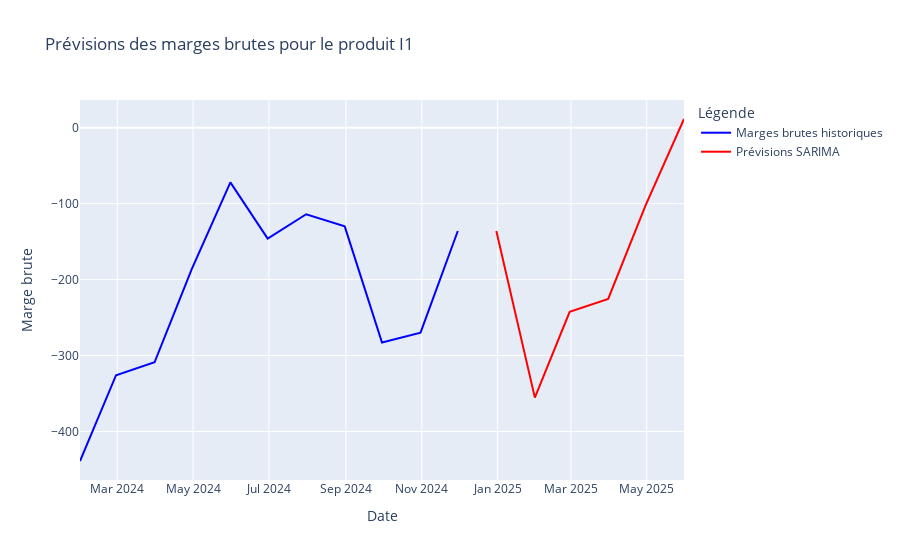
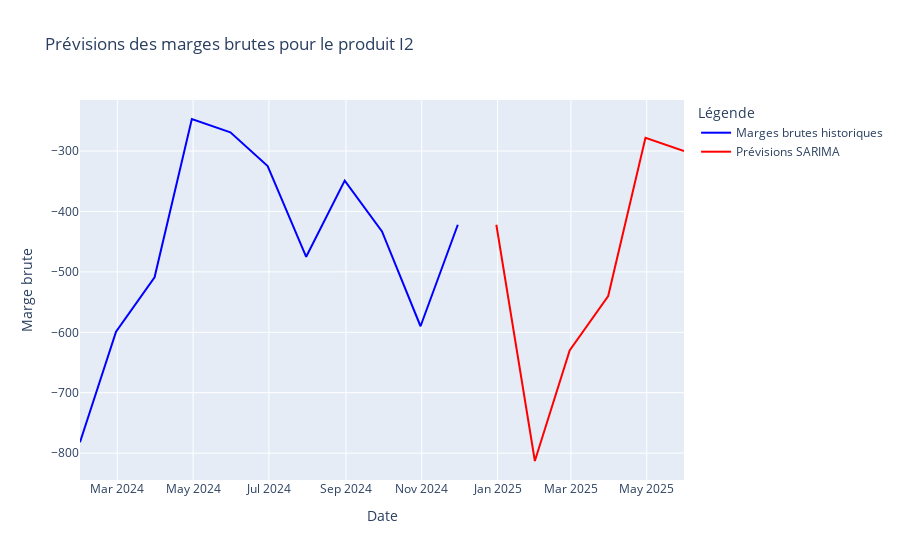
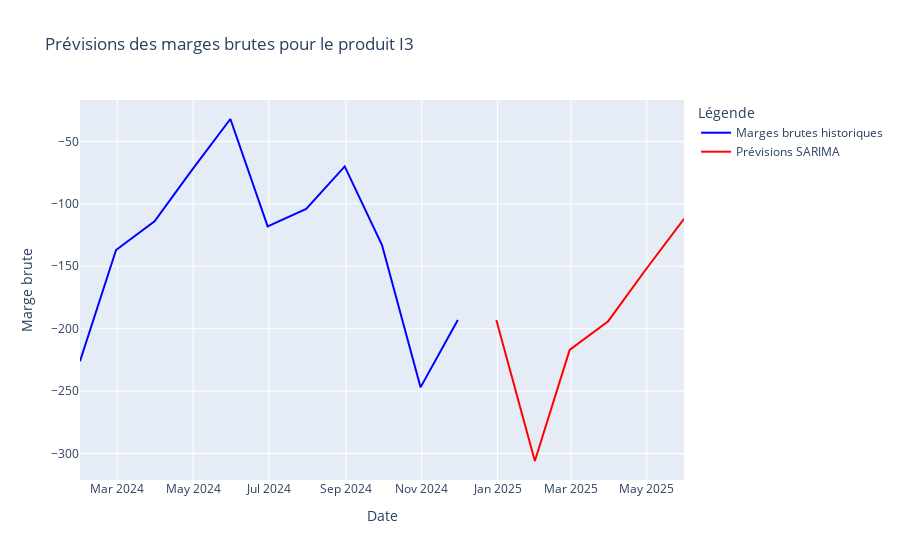
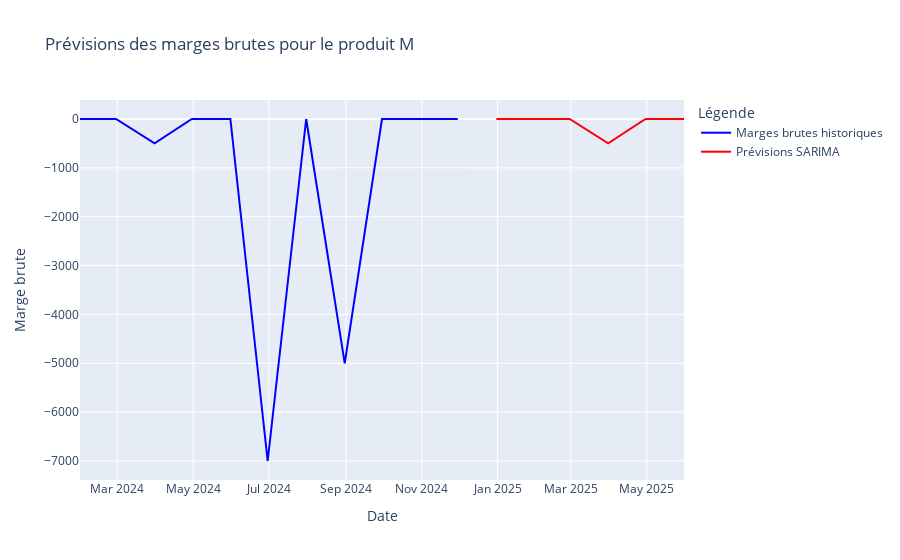

These figures' notebook cell, in order:
### Code cell
import statsmodels.api as sm
import matplotlib.pyplot as plt
from PIL import Image
import io

def product_future_prediciton(df):
    df['date'] = pd.to_datetime(df['date'])

    df['revenue'] = df['price_unit'] * df['qts']
    df['cost_of_goods_sold'] = df['cout_achat'] * df['qts']
    df['gross_margin'] = df['revenue'] - df['cost_of_goods_sold']
    df['net_profit'] = df['revenue'] - df['cost_of_goods_sold']

    grouped_df = df.groupby(['type', pd.Grouper(key='date', freq='M')]).agg({
        'price_unit': 'sum',
        'cout_achat': 'sum',
        'qts': 'sum',
        'revenue': 'sum',
        'cost_of_goods_sold': 'sum',
        'gross_margin': 'sum',
        'net_profit': 'sum'
    }).reset_index()
    
    start_date = df['date'].min()
    end_date = df['date'].max()

    all_dates = pd.date_range(start=start_date, end=end_date, freq='M')
    all_products = df['type'].unique()
    all_combinations = pd.MultiIndex.from_product([all_products, all_dates], names=['type', 'date'])

    full_df = pd.DataFrame(index=all_combinations).reset_index()

    merged_df = full_df.merge(grouped_df, on=['type', 'date'], how='left')

    merged_df['price_unit'] = merged_df['price_unit'].fillna(0)
    merged_df['cout_achat'] = merged_df['cout_achat'].fillna(0)
    merged_df['qts'] = merged_df['qts'].fillna(0)
    merged_df['revenue'] = merged_df['revenue'].fillna(0)
    merged_df['cost_of_goods_sold'] = merged_df['cost_of_goods_sold'].fillna(0)
    merged_df['gross_margin'] = merged_df['gross_margin'].fillna(0)
    merged_df['net_profit'] = merged_df['net_profit'].fillna(0)
    
    monthly_margins = merged_df.groupby(['type', 'date'])['gross_margin'].sum().reset_index()

    sarima_predictions = {}
    for type, product_data in monthly_margins.groupby('type'):
        forecast = sarima_forecast(product_data)
        sarima_predictions[type] = forecast

    for type, forecast in sarima_predictions.items():
        print(f"Produit {type}:")
        print(forecast)
    list_of_images = plot_margins_separately(monthly_margins, sarima_predictions)

    return monthly_margins , sarima_predictions , product_data , list_of_images

    
        
def sarima_forecast(product_data):
    product_data.set_index('date', inplace=True)
    model = sm.tsa.SARIMAX(product_data['gross_margin'], order=(1, 1, 1), seasonal_order=(1, 1, 1, 12))
    model_fit = model.fit(disp=False)
    forecast = model_fit.forecast(steps=6)
    return forecast

def plot_margins_separately_plt(monthly_margins, sarima_predictions):
    a = []
    for i, type_ in enumerate(monthly_margins['type'].unique(), start=1):
        product_data = monthly_margins[monthly_margins['type'] == type_].set_index('date')
        
        plt.figure(figsize=(10, 6))
        
        plt.plot(product_data.index, product_data['gross_margin'], label='Marges brutes historiques', color='blue')
        
        if type_ in sarima_predictions:
            plt.plot(sarima_predictions[type_].index, sarima_predictions[type_], label='Prévisions SARIMA', color='red')
        

        plt.title(f'Prévisions des marges brutes pour le produit {type_}')
        plt.xlabel('Date')
        plt.ylabel('Marge brute')
        plt.legend()
        
        buf = io.BytesIO()
        plt.savefig(buf, format='jpg')
        buf.seek(0)

        image = Image.open(buf)
        
        image.show()
    
        plt.close()

        a.append(image)
    return a 

def plot_margins_separately(monthly_margins, sarima_predictions):
    for i, type_ in enumerate(monthly_margins['type'].unique(), start=1):

        product_data = monthly_margins[monthly_margins['type'] == type_].set_index('date')
        
        fig = go.Figure()

        fig.add_trace(go.Scatter(x=product_data.index, y=product_data['gross_margin'], mode='lines', 
                                 name='Marges brutes historiques', line=dict(color='blue')))

        if type_ in sarima_predictions:
            fig.add_trace(go.Scatter(x=sarima_predictions[type_].index, y=sarima_predictions[type_], mode='lines', 
                                     name='Prévisions SARIMA', line=dict(color='red')))

        fig.update_layout(
            title=f'Prévisions des marges brutes pour le produit {type_}',
            xaxis_title='Date',
            yaxis_title='Marge brute',
            legend_title='Légende',
            template='plotly',
        )

        fig.show()
    return None

monthly_margins , sarima_predictions , product_data , a =product_future_prediciton(df)
df

### Figure 1 — Plotly figure (JSON) as saved in the notebook; plotly's stock layout.template omitted (floating-point values rounded to 4 significant figures)
{"data": [{"line": {"color": "blue"}, "mode": "lines", "name": "Marges brutes historiques", "type": "scatter", "x": ["2024-01-31T00:00:00", "2024-02-29T00:00:00", "2024-03-31T00:00:00", "2024-04-30T00:00:00", "2024-05-31T00:00:00", "2024-06-30T00:00:00", "2024-07-31T00:00:00", "2024-08-31T00:00:00", "2024-09-30T00:00:00", "2024-10-31T00:00:00", "2024-11-30T00:00:00"], "y": [-439, -326, -309, -186, -72, -146, -114, -130, -283, -270, -136]}, {"line": {"color": "red"}, "mode": "lines", "name": "Prévisions SARIMA", "type": "scatter", "x": ["2024-12-31T00:00:00", "2025-01-31T00:00:00", "2025-02-28T00:00:00", "2025-03-31T00:00:00", "2025-04-30T00:00:00", "2025-05-31T00:00:00"], "y": [-136, -355.5, -242.5, -225.5, -102.5, 11.5]}], "layout": {"legend": {"title": {"text": "Légende"}}, "title": {"text": "Prévisions des marges brutes pour le produit I1"}, "xaxis": {"title": {"text": "Date"}}, "yaxis": {"title": {"text": "Marge brute"}}}}

### Figure 2 — Plotly figure (JSON) as saved in the notebook; plotly's stock layout.template omitted (floating-point values rounded to 4 significant figures)
{"data": [{"line": {"color": "blue"}, "mode": "lines", "name": "Marges brutes historiques", "type": "scatter", "x": ["2024-01-31T00:00:00", "2024-02-29T00:00:00", "2024-03-31T00:00:00", "2024-04-30T00:00:00", "2024-05-31T00:00:00", "2024-06-30T00:00:00", "2024-07-31T00:00:00", "2024-08-31T00:00:00", "2024-09-30T00:00:00", "2024-10-31T00:00:00", "2024-11-30T00:00:00"], "y": [-782, -599, -509, -247, -269, -325, -475, -349, -433, -590, -422]}, {"line": {"color": "red"}, "mode": "lines", "name": "Prévisions SARIMA", "type": "scatter", "x": ["2024-12-31T00:00:00", "2025-01-31T00:00:00", "2025-02-28T00:00:00", "2025-03-31T00:00:00", "2025-04-30T00:00:00", "2025-05-31T00:00:00"], "y": [-422, -813.0, -630.0, -540.0, -278.0, -300.0]}], "layout": {"legend": {"title": {"text": "Légende"}}, "title": {"text": "Prévisions des marges brutes pour le produit I2"}, "xaxis": {"title": {"text": "Date"}}, "yaxis": {"title": {"text": "Marge brute"}}}}

### Figure 3 — Plotly figure (JSON) as saved in the notebook; plotly's stock layout.template omitted (floating-point values rounded to 4 significant figures)
{"data": [{"line": {"color": "blue"}, "mode": "lines", "name": "Marges brutes historiques", "type": "scatter", "x": ["2024-01-31T00:00:00", "2024-02-29T00:00:00", "2024-03-31T00:00:00", "2024-04-30T00:00:00", "2024-05-31T00:00:00", "2024-06-30T00:00:00", "2024-07-31T00:00:00", "2024-08-31T00:00:00", "2024-09-30T00:00:00", "2024-10-31T00:00:00", "2024-11-30T00:00:00"], "y": [-226, -137, -114, -73, -32, -118, -104, -70, -133, -247, -193]}, {"line": {"color": "red"}, "mode": "lines", "name": "Prévisions SARIMA", "type": "scatter", "x": ["2024-12-31T00:00:00", "2025-01-31T00:00:00", "2025-02-28T00:00:00", "2025-03-31T00:00:00", "2025-04-30T00:00:00", "2025-05-31T00:00:00"], "y": [-193, -306.0, -217.0, -194.0, -153.0, -112.0]}], "layout": {"legend": {"title": {"text": "Légende"}}, "title": {"text": "Prévisions des marges brutes pour le produit I3"}, "xaxis": {"title": {"text": "Date"}}, "yaxis": {"title": {"text": "Marge brute"}}}}

### Figure 4 — Plotly figure (JSON) as saved in the notebook; plotly's stock layout.template omitted (floating-point values rounded to 4 significant figures)
{"data": [{"line": {"color": "blue"}, "mode": "lines", "name": "Marges brutes historiques", "type": "scatter", "x": ["2024-01-31T00:00:00", "2024-02-29T00:00:00", "2024-03-31T00:00:00", "2024-04-30T00:00:00", "2024-05-31T00:00:00", "2024-06-30T00:00:00", "2024-07-31T00:00:00", "2024-08-31T00:00:00", "2024-09-30T00:00:00", "2024-10-31T00:00:00", "2024-11-30T00:00:00"], "y": [0, 0, -500, 0, 0, -7000, 0, -5000, 0, 0, 0]}, {"line": {"color": "red"}, "mode": "lines", "name": "Prévisions SARIMA", "type": "scatter", "x": ["2024-12-31T00:00:00", "2025-01-31T00:00:00", "2025-02-28T00:00:00", "2025-03-31T00:00:00", "2025-04-30T00:00:00", "2025-05-31T00:00:00"], "y": [2.022e-45, -1.452e-30, 2.279e-15, -500, 0, 2.137e-14]}], "layout": {"legend": {"title": {"text": "Légende"}}, "title": {"text": "Prévisions des marges brutes pour le produit M"}, "xaxis": {"title": {"text": "Date"}}, "yaxis": {"title": {"text": "Marge brute"}}}}
